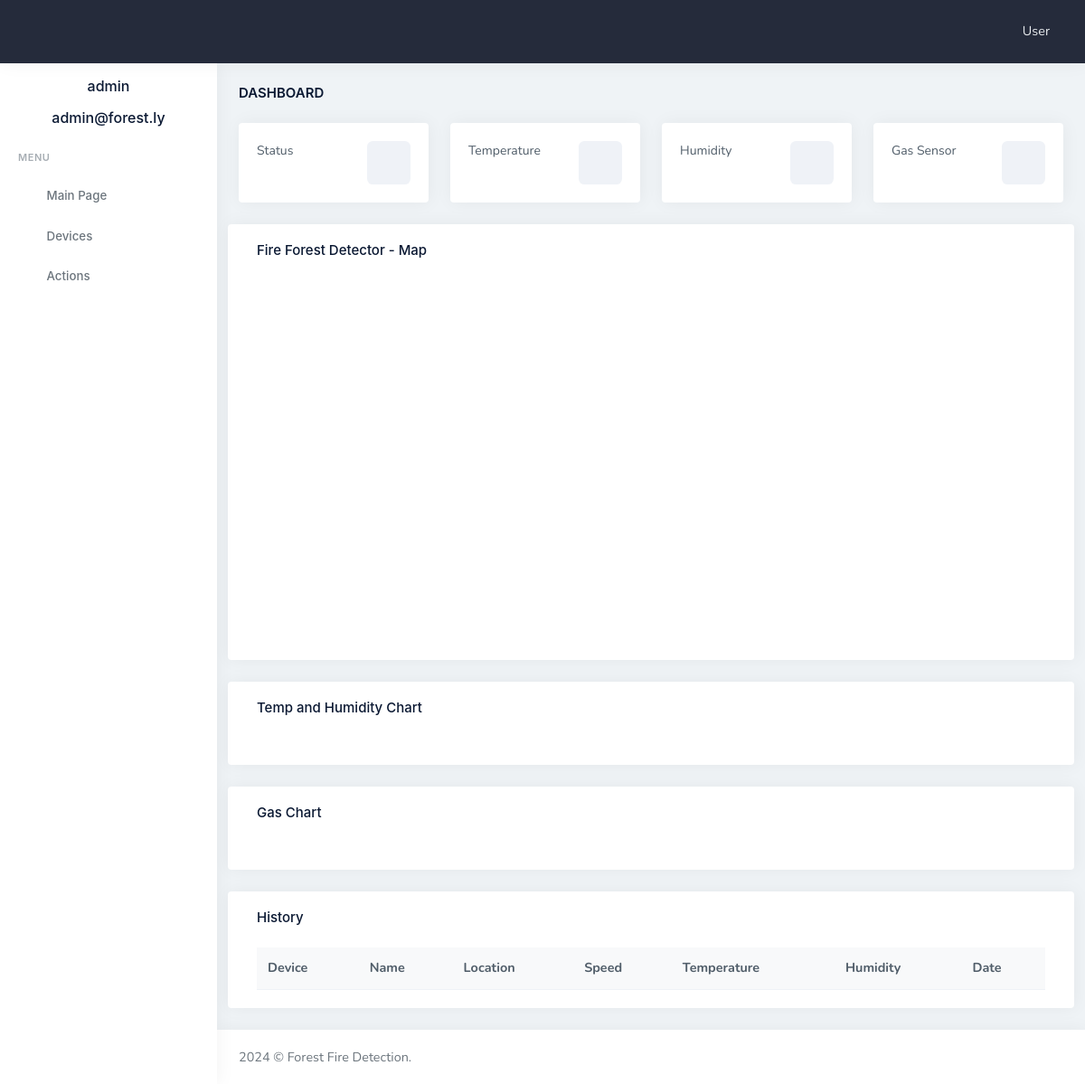
Screenshot of /device/1 (signed in) with the database file from the repository.
### app/models.py (models this page shows, shortened)
class User(UserMixin, db.Model):
    id: so.Mapped[int] = so.mapped_column(primary_key=True)
    username: so.Mapped[str] = so.mapped_column(sa.String(64), index=True, unique=True)
    email: so.Mapped[str] = so.mapped_column(sa.String(120), index=True, unique=True)
    password_hash: so.Mapped[Optional[str]] = so.mapped_column(sa.String(256))
    posts: so.WriteOnlyMapped['Post'] = so.relationship(
        back_populates='author'
    )

class Thing(db.Model):
    id: so.Mapped[int] = so.mapped_column(primary_key=True)
    code_name: so.Mapped[str] = so.mapped_column(sa.String(140), unique=True)
    name: so.Mapped[str] = so.mapped_column(sa.String(140))
    description: so.Mapped[str] = so.mapped_column(sa.Text())
    location_name: so.Mapped[str] = so.mapped_column(sa.String(140))
    histories: so.WriteOnlyMapped['History'] = so.relationship(
        back_populates='thing',
        cascade="all, delete",
        passive_deletes=True,
    )

### app/routes.py (the view)
@app.route('/device/<id>', methods=['GET'])
@login_required
def device(id):
    username = current_user.username
    email = current_user.email
    device = db.session.get(Thing, id)
    history_query = sa.select(History).order_by(History.timestamp.desc()).limit(20)
    histories_1 = db.session.scalars(history_query).all()
    histories = [{'location':'32.901467821069986, 13.229698875281889',},
                 {'location':'32.901467821069986, 13.229698875281889',},
                 {'location':'32.901467821069986, 13.229698875281889',},
                 {'location':'32.901467821069986, 13.229698875281889',},
                 {'location':'32.901467821069986, 13.229698875281889',}]
    return render_template('device.html', device=device, histories=histories_1, username=username, email=email)

### app/models.py (called while the page is built)
@login.user_loader
def load_user(id):
    return db.session.get(User, int(id))

### app/templates/device.html (shortened to what this page needs)
{% extends "base.html" %}
{% block content %}
<div class="page-content">
    <div class="container-fluid">
        <div class="row">
            <div class="col-12">
                <div class="page-title-box d-sm-flex align-items-center justify-content-between">
                    <h4 class="mb-sm-0">Dashboard</h4>
                </div>
            </div>
        </div>
        <div class="row">
            <div class="col-xl-3 col-md-6">
                <div class="card">
                    <div class="card-body">
                        <div class="d-flex">
                            <div class="flex-grow-1">
                                <p class="text-truncate font-size-14 mb-2">Status</p>
                            </div>
                            <div class="avatar-sm">
                                <span class="avatar-title bg-light text-primary rounded-3">
                                    <i class="ri-router-fill font-size-24"></i>
                                </span>
                            </div>
                        </div>
                    </div>
                </div>
            </div>
            <div class="col-xl-3 col-md-6">
                <div class="card">
                    <div class="card-body">
                        <div class="d-flex">
                            <div class="flex-grow-1">
                                <p class="text-truncate font-size-14 mb-2">Temperature</p>
                            </div>
                            <div class="avatar-sm">
                                <span class="avatar-title bg-light text-primary rounded-3">
                                    <i class="fas fa-thermometer-half font-size-24"></i>
                                </span>
                            </div>
                        </div>
                    </div>
                </div>
            </div>
            <div class="col-xl-3 col-md-6">
                <div class="card">
                    <div class="card-body">
                        <div class="d-flex">
                            <div class="flex-grow-1">
                                <p class="text-truncate font-size-14 mb-2">Humidity</p>
                            </div>
                            <div class="avatar-sm">
                                <span class="avatar-title bg-light text-primary rounded-3">
                                    <i class="fas fa-water font-size-24"></i>
                                </span>
                            </div>
                        </div>
                    </div>
                </div>
            </div>
            <div class="col-xl-3 col-md-6">
                <div class="card">
                    <div class="card-body">
                        <div class="d-flex">
                            <div class="flex-grow-1">
                                <p class="text-truncate font-size-14 mb-2">Gas Sensor</p>
                            </div>
                            <div class="avatar-sm">
                                <span class="avatar-title bg-light text-primary rounded-3">
                                    <i class="fas fa-tachometer-alt font-size-24"></i>
                                </span>
                            </div>
                        </div>
                    </div>
                </div>
            </div>
        </div>
        <div class="row">
            <div class="card">
                <div class="card-body pb0">
                    <h4 class="card-title mb-4">{{ device.name }} - Map</h4>
                    <div id="map"></div>
                </div>
            </div>
        </div>
        <div class="row">
            <div class="card">
                <div class="card-body">
                    <h4 class="card-title mb-4">Temp and Humidity Chart</h4>
                    <div id="data_chart" class="apex-charts" dir="ltr"></div>
                </div>
            </div>
        </div>
        <div class="row">
            <div class="card">
                <div class="card-body">
                    <h4 class="card-title mb-4">Gas Chart</h4>
                    <div id="gyro_chart" class="apex-charts" dir="ltr"></div>
                </div>
            </div>
        </div>
        <div class="row">
            <div class="card">
                <div class="card-body">
                    <div class="dropdown float-end">
                        <a href="#" class="dropdown-toggle arrow-none card-drop" data-bs-toggle="dropdown"
                            aria-expanded="false">
                            <i class="mdi mdi-dots-vertical"></i>
                        </a>
                    </div>
                    <h4 class="card-title mb-4">History</h4>
                    <div class="table-responsive">
                        <table class="table table-centered mb-0 align-middle table-hover table-nowrap">
                            <thead class="table-light">
                                <tr>
                                    <th>Device</th>
                                    <th>Name</th>
                                    <th>Location</th>
                                    <th>Speed</th>
                                    <th>Temperature</th>
                                    <th>Humidity</th>
                                    <th>Date</th>
                                </tr>
                            </thead>
                        </table>
                    </div>
                </div>
            </div>
        </div>
    </div>
</div>
{% endblock %}

### app/templates/base.html (shortened to what this page needs)
<!doctype html>
<html lang="en">
<head>
    <link href="{{ url_for('static', filename='assets/libs/admin-resources/jquery.vectormap/jquery-jvectormap-1.2.2.css') }}" rel="stylesheet"
        type="text/css" />
    <link href="{{ url_for('static', filename='assets/libs/datatables.net-bs4/css/dataTables.bootstrap4.min.css') }}" rel="stylesheet" type="text/css" />
    <link href="{{ url_for('static', filename='assets/libs/datatables.net-responsive-bs4/css/responsive.bootstrap4.min.css') }}" rel="stylesheet"
        type="text/css" />
    <link href="{{ url_for('static', filename='assets/css/bootstrap.min.css') }} " id="bootstrap-style" rel="stylesheet" type="text/css" />
    <link href="{{ url_for('static', filename='assets/css/icons.min.css') }} " rel="stylesheet" type="text/css" />
    <link href="{{ url_for('static', filename='assets/css/app.min.css') }} " id="app-style" rel="stylesheet" type="text/css" />
    <link href="{{ url_for('static', filename='assets/css/leaflet.css') }} " rel="stylesheet" type="text/css" />
</head>
<body data-topbar="dark">
    <div id="layout-wrapper">
        <header id="page-topbar">
            <div class="navbar-header">
                <div class="d-flex">
                    <div class="navbar-brand-box">
                    </div>
                    <button type="button" class="btn btn-sm px-3 font-size-24 header-item waves-effect"
                        id="vertical-menu-btn">
                        <i class="ri-menu-2-line align-middle"></i>
                    </button>
                </div>
                <div class="d-flex">
                    <div class="dropdown d-inline-block user-dropdown">
                        <button type="button" class="btn header-item waves-effect" id="page-header-user-dropdown"
                            data-bs-toggle="dropdown" aria-haspopup="true" aria-expanded="false">
                            <span class="d-none d-xl-inline-block ms-1">User</span>
                            <i class="mdi mdi-chevron-down d-none d-xl-inline-block"></i>
                        </button>
                    </div>
                </div>
            </div>
        </header>
        <div class="vertical-menu">
            <div data-simplebar class="h-100">
                <div class="user-profile text-center mt-3">
                    <div class="mt-3">
                        <h4 class="font-size-16 mb-1">{{ username }}</h4>
                    </div>
                    <div class="mt-3">
                        <h5 class="font-size-16 mb-1">{{ email }}</h5>
                    </div>
                </div>
                <div id="sidebar-menu">
                    <ul class="metismenu list-unstyled" id="side-menu">
                        <li class="menu-title">Menu</li>
                        <li>
                            <a href="{{ url_for('index') }}" class="waves-effect">
                                <i class="ri-dashboard-line"></i>
                                <span>Main Page</span>
                            </a>
                        </li>
                        <li class="">
                            <a href="{{ url_for('devices') }}" class="waves-effect">
                                <i class="mdi mdi-memory"></i>
                                <span>Devices</span>
                            </a>
                        </li>
                        <li class="">
                            <a href="{{ url_for('actions') }}" class="waves-effect">
                                <i class="ri-git-merge-fill"></i>
                                <span>Actions</span>
                            </a>
                        </li>
                    </ul>
                </div>
            </div>
        </div>
        <div class="main-content">
            {% block content %}{% endblock %}
            <footer class="footer">
                <div class="container-fluid">
                    <div class="row">
                        <div class="col-sm-6">
                            <script>document.write(new Date().getFullYear())</script> © Forest Fire Detection.
                        </div>
                        <div class="col-sm-6">
                        </div>
                    </div>
                </div>
            </footer>
        </div>
    </div>
</body>
</html>

### app/templates/base.html (style rules this page uses)
#map { height: 400px; }

### rows the page displays
User: username "admin", email "admin@forest.ly"
Thing: name "Fire Forest Detector"
